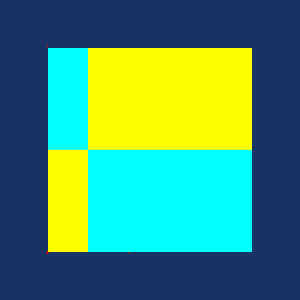

The Python source for this figure:
#!/usr/bin/env python
# Demonstrate vtkRectilinearWipeWidget with two canvas images.

import vtkmodules.vtkInteractionStyle  # noqa: F401
import vtkmodules.vtkRenderingFreeType  # noqa: F401
import vtkmodules.vtkRenderingOpenGL2  # noqa: F401

from vtkmodules.vtkImagingCore import vtkImageWrapPad
from vtkmodules.vtkImagingHybrid import vtkImageRectilinearWipe
from vtkmodules.vtkImagingSources import vtkImageCanvasSource2D
from vtkmodules.vtkInteractionWidgets import (
    vtkRectilinearWipeRepresentation,
    vtkRectilinearWipeWidget,
)
from vtkmodules.vtkRenderingCore import (
    vtkImageActor,
    vtkRenderWindow,
    vtkRenderWindowInteractor,
    vtkRenderer,
)

# Sources
image_1 = vtkImageCanvasSource2D()
image_1.SetNumberOfScalarComponents(3)
image_1.SetScalarTypeToUnsignedChar()
image_1.SetExtent(0, 511, 0, 511, 0, 0)
image_1.SetDrawColor(255, 255, 0)
image_1.FillBox(0, 511, 0, 511)

pad_1 = vtkImageWrapPad()
pad_1.SetInputConnection(image_1.GetOutputPort())
pad_1.SetOutputWholeExtent(0, 511, 0, 511, 0, 0)

image_2 = vtkImageCanvasSource2D()
image_2.SetNumberOfScalarComponents(3)
image_2.SetScalarTypeToUnsignedChar()
image_2.SetExtent(0, 511, 0, 511, 0, 0)
image_2.SetDrawColor(0, 255, 255)
image_2.FillBox(0, 511, 0, 511)

pad_2 = vtkImageWrapPad()
pad_2.SetInputConnection(image_2.GetOutputPort())
pad_2.SetOutputWholeExtent(0, 511, 0, 511, 0, 0)

# Filter
wipe = vtkImageRectilinearWipe()
wipe.SetInputConnection(0, pad_1.GetOutputPort())
wipe.SetInputConnection(1, pad_2.GetOutputPort())
wipe.SetPosition(100, 256)
wipe.SetWipe(0)

# Actor
wipe_actor = vtkImageActor()
wipe_actor.GetMapper().SetInputConnection(wipe.GetOutputPort())

# Renderer
renderer = vtkRenderer()
renderer.AddActor(wipe_actor)
renderer.SetBackground(0.1, 0.2, 0.4)

# Render window
render_window = vtkRenderWindow()
render_window.AddRenderer(renderer)
render_window.SetWindowName("rectilinear wipe widget")
render_window.SetMultiSamples(0)
render_window.SetSize(300, 300)

# Interactor
interactor = vtkRenderWindowInteractor()
interactor.SetRenderWindow(render_window)

# Widget
wipe_widget = vtkRectilinearWipeWidget()
wipe_widget.SetInteractor(interactor)

wipe_widget_rep = wipe_widget.GetRepresentation()
wipe_widget_rep.SetImageActor(wipe_actor)
wipe_widget_rep.SetRectilinearWipe(wipe)
wipe_widget_rep.GetProperty().SetLineWidth(2.0)
wipe_widget_rep.GetProperty().SetOpacity(0.75)
wipe_widget.On()

interactor.Initialize()
interactor.Start()
